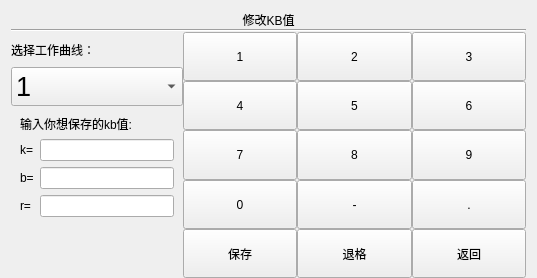
<?xml version="1.0" encoding="UTF-8"?>
<ui version="4.0">
 <class>modify_kb_value</class>
 <widget class="QWidget" name="modify_kb_value">
  <property name="geometry">
   <rect>
    <x>0</x>
    <y>0</y>
    <width>537</width>
    <height>278</height>
   </rect>
  </property>
  <property name="windowTitle">
   <string>Form</string>
  </property>
  <layout class="QGridLayout" name="gridLayout_4">
   <property name="bottomMargin">
    <number>0</number>
   </property>
   <item row="0" column="0">
    <layout class="QVBoxLayout" name="verticalLayout_3" stretch="0,0,1,0">
     <property name="spacing">
      <number>0</number>
     </property>
     <item>
      <widget class="QLabel" name="label">
       <property name="sizePolicy">
        <sizepolicy hsizetype="Preferred" vsizetype="Maximum">
         <horstretch>0</horstretch>
         <verstretch>0</verstretch>
        </sizepolicy>
       </property>
       <property name="text">
        <string>修改KB值</string>
       </property>
       <property name="alignment">
        <set>Qt::AlignCenter</set>
       </property>
      </widget>
     </item>
     <item>
      <widget class="Line" name="line">
       <property name="orientation">
        <enum>Qt::Horizontal</enum>
       </property>
      </widget>
     </item>
     <item>
      <layout class="QHBoxLayout" name="horizontalLayout_2" stretch="1,2">
       <item>
        <layout class="QVBoxLayout" name="verticalLayout_2" stretch="1,1,5">
         <item>
          <widget class="QLabel" name="label_2">
           <property name="sizePolicy">
            <sizepolicy hsizetype="Preferred" vsizetype="Preferred">
             <horstretch>0</horstretch>
             <verstretch>0</verstretch>
            </sizepolicy>
           </property>
           <property name="text">
            <string>选择工作曲线：</string>
           </property>
          </widget>
         </item>
         <item>
          <widget class="QComboBox" name="comboBox">
           <property name="enabled">
            <bool>true</bool>
           </property>
           <property name="sizePolicy">
            <sizepolicy hsizetype="Minimum" vsizetype="Minimum">
             <horstretch>0</horstretch>
             <verstretch>0</verstretch>
            </sizepolicy>
           </property>
           <property name="font">
            <font>
             <pointsize>20</pointsize>
            </font>
           </property>
           <property name="iconSize">
            <size>
             <width>16</width>
             <height>16</height>
            </size>
           </property>
           <item>
            <property name="text">
             <string>1</string>
            </property>
           </item>
           <item>
            <property name="text">
             <string>2</string>
            </property>
           </item>
           <item>
            <property name="text">
             <string>3</string>
            </property>
           </item>
           <item>
            <property name="text">
             <string>4</string>
            </property>
           </item>
           <item>
            <property name="text">
             <string>5</string>
            </property>
           </item>
           <item>
            <property name="text">
             <string>6</string>
            </property>
           </item>
           <item>
            <property name="text">
             <string>7</string>
            </property>
           </item>
           <item>
            <property name="text">
             <string>8</string>
            </property>
           </item>
           <item>
            <property name="text">
             <string>9</string>
            </property>
           </item>
          </widget>
         </item>
         <item>
          <widget class="QWidget" name="widget_kba_display" native="true">
           <layout class="QGridLayout" name="gridLayout_3">
            <item row="0" column="0">
             <layout class="QVBoxLayout" name="verticalLayout">
              <item>
               <widget class="QLabel" name="label_3">
                <property name="sizePolicy">
                 <sizepolicy hsizetype="Minimum" vsizetype="Minimum">
                  <horstretch>0</horstretch>
                  <verstretch>0</verstretch>
                 </sizepolicy>
                </property>
                <property name="text">
                 <string>输入你想保存的kb值:</string>
                </property>
               </widget>
              </item>
              <item>
               <layout class="QGridLayout" name="gridLayout_2">
                <item row="0" column="0">
                 <widget class="QLabel" name="label_k_a0">
                  <property name="sizePolicy">
                   <sizepolicy hsizetype="Maximum" vsizetype="Preferred">
                    <horstretch>0</horstretch>
                    <verstretch>0</verstretch>
                   </sizepolicy>
                  </property>
                  <property name="text">
                   <string>k=</string>
                  </property>
                 </widget>
                </item>
                <item row="0" column="1">
                 <widget class="QLineEdit" name="lineEdit_ka0">
                  <property name="sizePolicy">
                   <sizepolicy hsizetype="Minimum" vsizetype="Minimum">
                    <horstretch>0</horstretch>
                    <verstretch>0</verstretch>
                   </sizepolicy>
                  </property>
                 </widget>
                </item>
                <item row="1" column="0">
                 <widget class="QLabel" name="label_b_a1">
                  <property name="sizePolicy">
                   <sizepolicy hsizetype="Maximum" vsizetype="Preferred">
                    <horstretch>0</horstretch>
                    <verstretch>0</verstretch>
                   </sizepolicy>
                  </property>
                  <property name="text">
                   <string>b=</string>
                  </property>
                 </widget>
                </item>
                <item row="1" column="1">
                 <widget class="QLineEdit" name="lineEdit_ba1">
                  <property name="sizePolicy">
                   <sizepolicy hsizetype="Minimum" vsizetype="Minimum">
                    <horstretch>0</horstretch>
                    <verstretch>0</verstretch>
                   </sizepolicy>
                  </property>
                 </widget>
                </item>
                <item row="2" column="0">
                 <widget class="QLabel" name="label_a2">
                  <property name="text">
                   <string>r=</string>
                  </property>
                 </widget>
                </item>
                <item row="2" column="1">
                 <widget class="QLineEdit" name="lineEdit_a2">
                  <property name="sizePolicy">
                   <sizepolicy hsizetype="Minimum" vsizetype="Minimum">
                    <horstretch>0</horstretch>
                    <verstretch>0</verstretch>
                   </sizepolicy>
                  </property>
                 </widget>
                </item>
               </layout>
              </item>
             </layout>
            </item>
            <item row="1" column="0">
             <spacer name="verticalSpacer">
              <property name="orientation">
               <enum>Qt::Vertical</enum>
              </property>
              <property name="sizeHint" stdset="0">
               <size>
                <width>20</width>
                <height>40</height>
               </size>
              </property>
             </spacer>
            </item>
           </layout>
          </widget>
         </item>
        </layout>
       </item>
       <item>
        <layout class="QGridLayout" name="gridLayout">
         <property name="spacing">
          <number>0</number>
         </property>
         <item row="0" column="2">
          <widget class="QPushButton" name="b_3">
           <property name="sizePolicy">
            <sizepolicy hsizetype="Minimum" vsizetype="Minimum">
             <horstretch>0</horstretch>
             <verstretch>0</verstretch>
            </sizepolicy>
           </property>
           <property name="text">
            <string>3</string>
           </property>
          </widget>
         </item>
         <item row="1" column="0">
          <widget class="QPushButton" name="b_4">
           <property name="sizePolicy">
            <sizepolicy hsizetype="Minimum" vsizetype="Minimum">
             <horstretch>0</horstretch>
             <verstretch>0</verstretch>
            </sizepolicy>
           </property>
           <property name="text">
            <string>4</string>
           </property>
          </widget>
         </item>
         <item row="1" column="1">
          <widget class="QPushButton" name="b_5">
           <property name="sizePolicy">
            <sizepolicy hsizetype="Minimum" vsizetype="Minimum">
             <horstretch>0</horstretch>
             <verstretch>0</verstretch>
            </sizepolicy>
           </property>
           <property name="text">
            <string>5</string>
           </property>
          </widget>
         </item>
         <item row="0" column="0">
          <widget class="QPushButton" name="b_1">
           <property name="sizePolicy">
            <sizepolicy hsizetype="Minimum" vsizetype="Minimum">
             <horstretch>0</horstretch>
             <verstretch>0</verstretch>
            </sizepolicy>
           </property>
           <property name="text">
            <string>1</string>
           </property>
          </widget>
         </item>
         <item row="0" column="1">
          <widget class="QPushButton" name="b_2">
           <property name="sizePolicy">
            <sizepolicy hsizetype="Minimum" vsizetype="Minimum">
             <horstretch>0</horstretch>
             <verstretch>0</verstretch>
            </sizepolicy>
           </property>
           <property name="text">
            <string>2</string>
           </property>
          </widget>
         </item>
         <item row="1" column="2">
          <widget class="QPushButton" name="b_6">
           <property name="sizePolicy">
            <sizepolicy hsizetype="Minimum" vsizetype="Minimum">
             <horstretch>0</horstretch>
             <verstretch>0</verstretch>
            </sizepolicy>
           </property>
           <property name="text">
            <string>6</string>
           </property>
          </widget>
         </item>
         <item row="2" column="0">
          <widget class="QPushButton" name="b_7">
           <property name="sizePolicy">
            <sizepolicy hsizetype="Minimum" vsizetype="Minimum">
             <horstretch>0</horstretch>
             <verstretch>0</verstretch>
            </sizepolicy>
           </property>
           <property name="text">
            <string>7</string>
           </property>
          </widget>
         </item>
         <item row="2" column="2">
          <widget class="QPushButton" name="b_9">
           <property name="sizePolicy">
            <sizepolicy hsizetype="Minimum" vsizetype="Minimum">
             <horstretch>0</horstretch>
             <verstretch>0</verstretch>
            </sizepolicy>
           </property>
           <property name="text">
            <string>9</string>
           </property>
          </widget>
         </item>
         <item row="3" column="2">
          <widget class="QPushButton" name="b_point">
           <property name="sizePolicy">
            <sizepolicy hsizetype="Minimum" vsizetype="Minimum">
             <horstretch>0</horstretch>
             <verstretch>0</verstretch>
            </sizepolicy>
           </property>
           <property name="text">
            <string>.</string>
           </property>
          </widget>
         </item>
         <item row="3" column="0">
          <widget class="QPushButton" name="b_0">
           <property name="sizePolicy">
            <sizepolicy hsizetype="Minimum" vsizetype="Minimum">
             <horstretch>0</horstretch>
             <verstretch>0</verstretch>
            </sizepolicy>
           </property>
           <property name="text">
            <string>0</string>
           </property>
          </widget>
         </item>
         <item row="4" column="0">
          <widget class="QPushButton" name="b_sure">
           <property name="sizePolicy">
            <sizepolicy hsizetype="Minimum" vsizetype="Minimum">
             <horstretch>0</horstretch>
             <verstretch>0</verstretch>
            </sizepolicy>
           </property>
           <property name="text">
            <string>保存</string>
           </property>
          </widget>
         </item>
         <item row="3" column="1">
          <widget class="QPushButton" name="b_negative">
           <property name="sizePolicy">
            <sizepolicy hsizetype="Minimum" vsizetype="Minimum">
             <horstretch>0</horstretch>
             <verstretch>0</verstretch>
            </sizepolicy>
           </property>
           <property name="text">
            <string>-</string>
           </property>
          </widget>
         </item>
         <item row="4" column="1">
          <widget class="QPushButton" name="b_backspace">
           <property name="sizePolicy">
            <sizepolicy hsizetype="Minimum" vsizetype="Minimum">
             <horstretch>0</horstretch>
             <verstretch>0</verstretch>
            </sizepolicy>
           </property>
           <property name="text">
            <string>退格</string>
           </property>
          </widget>
         </item>
         <item row="4" column="2">
          <widget class="QPushButton" name="b_abandon">
           <property name="sizePolicy">
            <sizepolicy hsizetype="Minimum" vsizetype="Minimum">
             <horstretch>0</horstretch>
             <verstretch>0</verstretch>
            </sizepolicy>
           </property>
           <property name="text">
            <string>返回</string>
           </property>
          </widget>
         </item>
         <item row="2" column="1">
          <widget class="QPushButton" name="b_8">
           <property name="sizePolicy">
            <sizepolicy hsizetype="Minimum" vsizetype="Minimum">
             <horstretch>0</horstretch>
             <verstretch>0</verstretch>
            </sizepolicy>
           </property>
           <property name="text">
            <string>8</string>
           </property>
          </widget>
         </item>
        </layout>
       </item>
      </layout>
     </item>
     <item>
      <layout class="QHBoxLayout" name="horizontalLayout">
       <item>
        <widget class="issample" name="widget" native="true"/>
       </item>
       <item>
        <widget class="ispreheat" name="widget_2" native="true"/>
       </item>
       <item>
        <widget class="date_widget" name="widget_3" native="true"/>
       </item>
      </layout>
     </item>
    </layout>
   </item>
  </layout>
 </widget>
 <customwidgets>
  <customwidget>
   <class>date_widget</class>
   <extends>QWidget</extends>
   <header>date_widget.h</header>
   <container>1</container>
  </customwidget>
  <customwidget>
   <class>issample</class>
   <extends>QWidget</extends>
   <header>issample.h</header>
   <container>1</container>
  </customwidget>
  <customwidget>
   <class>ispreheat</class>
   <extends>QWidget</extends>
   <header>ispreheat.h</header>
   <container>1</container>
  </customwidget>
 </customwidgets>
 <resources/>
 <connections/>
</ui>
